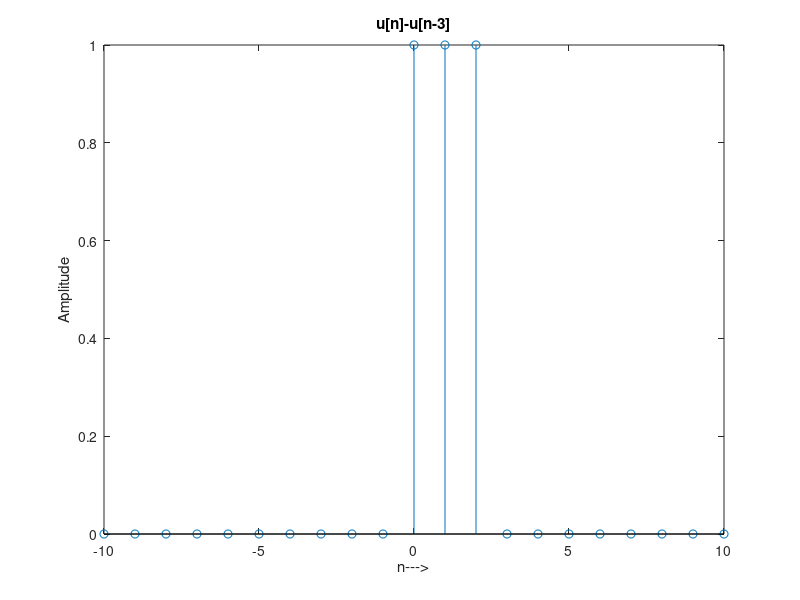

Write MATLAB code to recreate this figure.
close all;
clear all;
clc;
n = -10:10;
u1 = n >= 0;
u2 = n >= 3;
u = u1-u2;
stem(n,u);
title('u[n]-u[n-3]');
xlabel('n--->');
ylabel('Amplitude');
